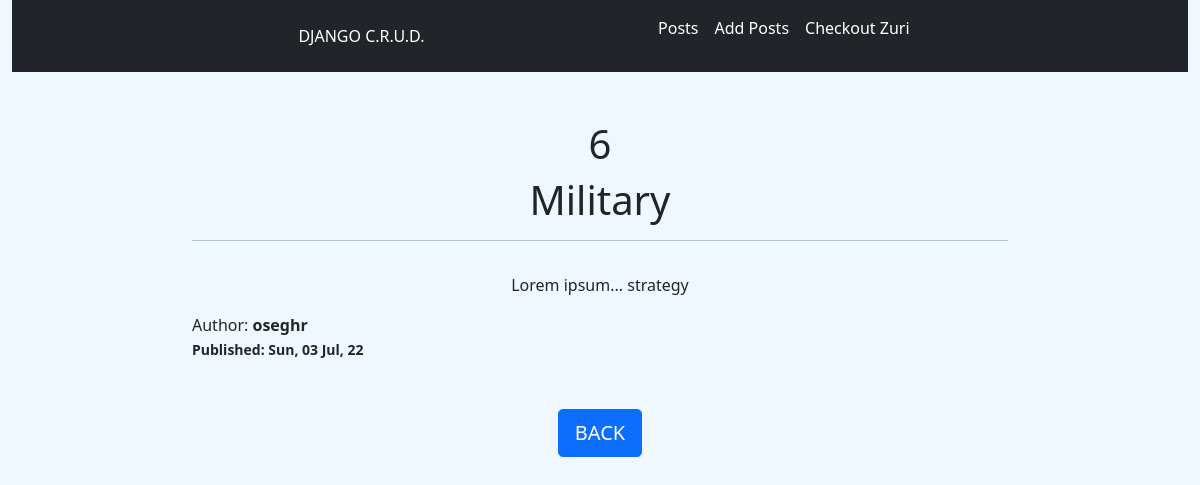
Page /details/6 on the committed database.
### blog/models.py (models this page shows, shortened)
class Post(models.Model):
    STATUS_CHOICES = (
        ("draft", "Draft"),
        ("published", "Published")
    )
    title = models.CharField(max_length=255)
    author = models.ForeignKey(User, default=1, related_name='blog_posts', on_delete=models.CASCADE)
    body = models.TextField()
    created = models.DateTimeField(auto_now_add=True)
    updated = models.DateTimeField(auto_now=True)
    publish = models.DateTimeField(default=timezone.now)
    status = models.CharField(max_length=10, choices=STATUS_CHOICES, default="draft")
    class Meta:
        ordering = ("-publish",)

### blog/views.py (the view)
# urls.py: path("details/<str:id>", views.PostDetailView, name="PostDetailView"),
def PostDetailView(request, id):
    post = Post.objects.get(id=id)
    context = {'post': post }
    return render(request, "blog/post-detail.html", context)

### blog/templates/blog/post-detail.html
{% extends 'blog/index.html' %}
{% load static %}
{% block content %}
<div class="container mt-5" style="width: 70%;">
    <div class="col">
        <h1 class="text-center">{{post.id}}</h1>
        <h1 class="text-center">{{post.title}}</h1>
        <hr>
        <div class="d-flex justify-content-center">
            <section>
                <p>{{post.body|linebreaks}}</p>
            </section>
        </div>
        <div>Author: <strong>{{post.author}}<strong><br>
            <small>Published: {{post.publish|date:"D, d M, y"}}</small>
        </div>
        <div class="d-flex justify-content-center">
            <a href="{% url 'PostListView' %}" class="d-block btn btn-primary btn-lg my-5">BACK</a>
        </div>
    </div>
</div>
{% endblock  %}

### static/main.css (style rules this page uses)
* { margin: 0 auto; padding: 0; list-style: none; box-sizing: border-box; font-family: 'Segoe UI', Tahoma, Geneva, Verdana, sans-serif; }
body { background-color: aliceblue; }

### rows in the picture
Post: id "6", title "Military", body "Lorem ipsum... strategy", author "oseghr", publish "Sun, 03 Jul, 22"
